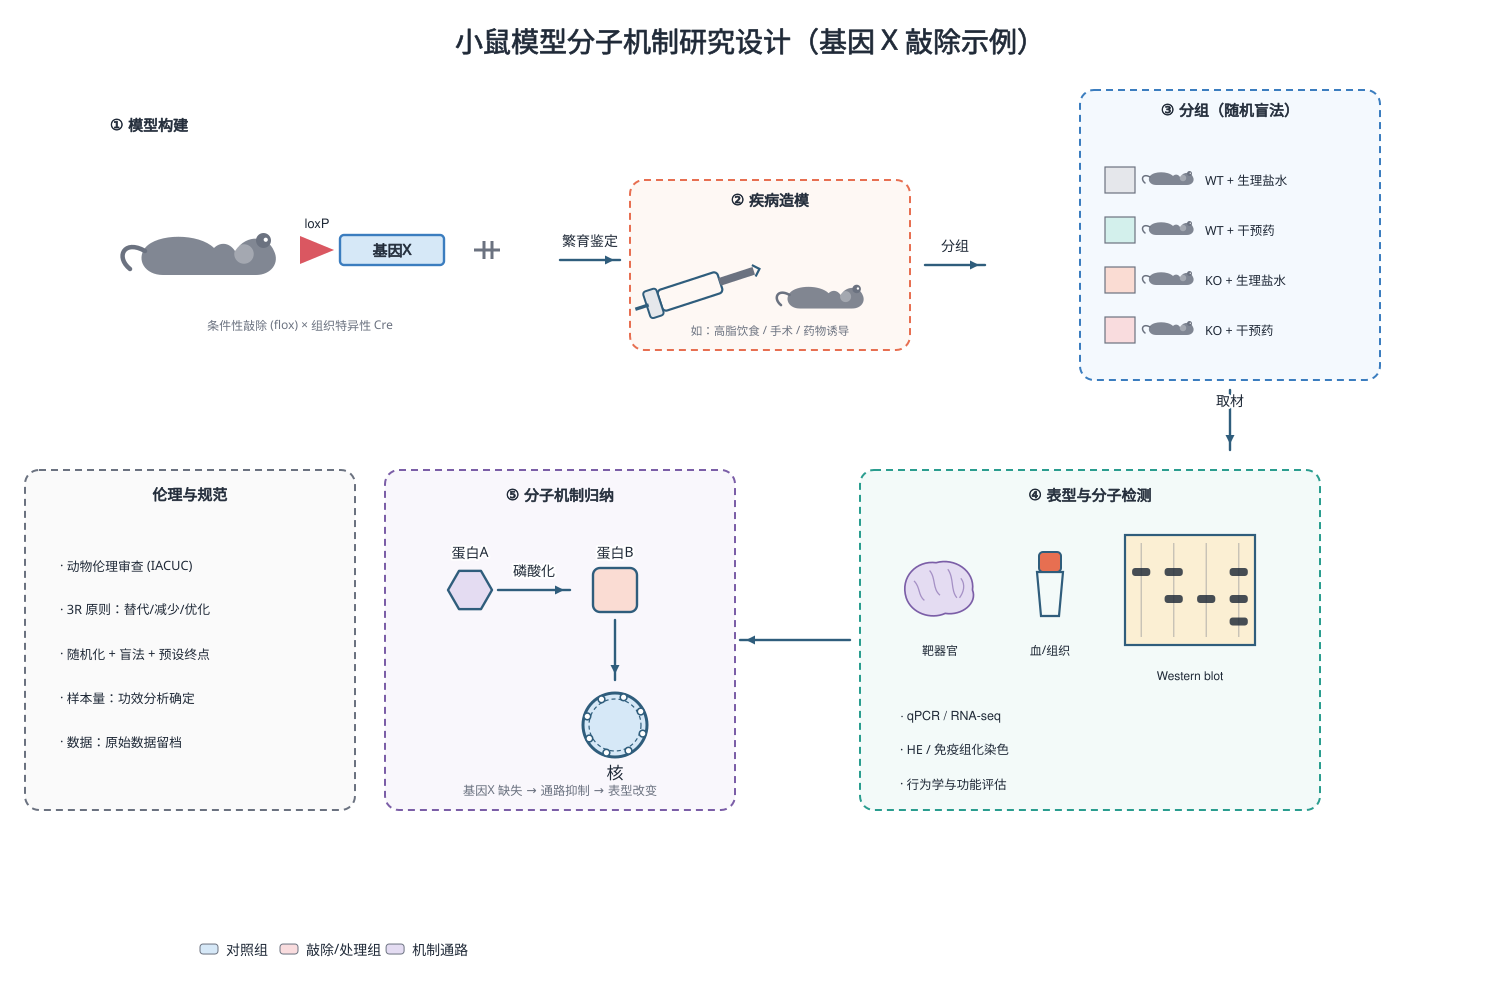

Reproduce this figure in Python.
# -*- coding: utf-8 -*-
"""分子机制研究：小鼠模型实验设计全流程（中心锚点版）"""
import os, sys
sys.path.insert(0, r"C:\Users\Administrator\.workbuddy\skills\medical-illustration\scripts")
from bio_graphics import Canvas, C

OUT = os.path.expanduser("~/.workbuddy/skills/medical-illustration/assets/examples/disciplines")
os.makedirs(OUT, exist_ok=True)

c = Canvas(1500, 1000)
c.title("小鼠模型分子机制研究设计（基因 X 敲除示例）", size=28)

# ① 模型构建
c.text(110, 130, "① 模型构建", size=15, bold=True, anchor="start")
c.add("mouse_lab", 190, 260, size=1.5, label=None)
c.add("gene_cassette", 400, 250, w=200, label=None, promoter="loxP", gene="基因X")
c.text(300, 330, "条件性敲除 (flox) × 组织特异性 Cre", size=12, fill=C["gray"])

c.arrow(560, 260, 620, 260, kind="activation", label="繁育鉴定")

# ② 造模
c.add("group_box", 770, 265, w=280, h=170, label=None, color=C["orange"], fill="#FEF8F4")
c.text(770, 205, "② 疾病造模", size=15, bold=True)
c.add("syringe", 710, 285, length=105, angle=-18, label=None)
c.add("mouse_lab", 815, 300, size=0.85, label=None)
c.text(770, 335, "如：高脂饮食 / 手术 / 药物诱导", size=11.5, fill=C["gray"])

c.arrow(925, 265, 985, 265, kind="activation", label="分组")

# ③ 分组
c.add("group_box", 1230, 235, w=300, h=290, label=None, color=C["blue"], fill="#F4F9FE")
c.text(1230, 115, "③ 分组（随机盲法）", size=15, bold=True)
groups = [("WT + 生理盐水", C["gray_l"]), ("WT + 干预药", C["teal_l"]),
          ("KO + 生理盐水", C["orange_l"]), ("KO + 干预药", C["red_l"])]
for i, (g, col) in enumerate(groups):
    yy = 180 + i * 50
    c.rect(1105, yy - 13, 30, 26, fill=col, stroke=C["gray"], width=1.2)
    c.add("mouse_lab", 1165, yy, size=0.5, label=None)
    c.text(1205, yy + 5, g, size=12.5, anchor="start")

c.arrow(1230, 390, 1230, 450, kind="activation", label="取材")

# ④ 表型与分子检测
c.add("group_box", 1090, 640, w=460, h=340, label=None, color=C["teal"], fill="#F3FAF9")
c.text(1090, 500, "④ 表型与分子检测", size=15, bold=True)
c.add("organ_brain", 940, 590, size=0.65)
c.text(940, 655, "靶器官", size=12)
c.add("microtube", 1050, 590, h=60, label=None)
c.text(1050, 655, "血/组织", size=12)
c.add("gel_lanes", 1190, 590, w=130, h=110, lanes=4,
      bands={0: [0.3], 1: [0.3, 0.6], 2: [0.6], 3: [0.3, 0.6, 0.85]}, label=None)
c.text(1190, 680, "Western blot", size=12)
for i, t in enumerate(["qPCR / RNA-seq", "HE / 免疫组化染色", "行为学与功能评估"]):
    c.text(900, 720 + i * 34, "· " + t, size=12.5, anchor="start")

c.arrow(850, 640, 740, 640, kind="activation")

# ⑤ 机制归纳
c.add("group_box", 560, 640, w=350, h=340, label=None, color=C["purple"], fill="#F9F7FC")
c.text(560, 500, "⑤ 分子机制归纳", size=15, bold=True)
c.add("protein_blob", 470, 590, r=22, shape="hexagon", fill=C["purple_l"], label="蛋白A")
c.arrow(498, 590, 570, 590, kind="activation", label="磷酸化")
c.add("protein_blob", 615, 590, r=22, shape="square", fill=C["orange_l"], label="蛋白B")
c.arrow(615, 620, 615, 680, kind="activation")
c.add("nucleus", 615, 725, r=32, label="核", nucleolus=False)
c.text(560, 795, "基因X 缺失 → 通路抑制 → 表型改变", size=12.3, fill=C["gray"])

# 伦理与规范
c.add("group_box", 190, 640, w=330, h=340, label=None, color=C["gray"], fill="#FAFAFA")
c.text(190, 500, "伦理与规范", size=15, bold=True)
for i, t in enumerate(["动物伦理审查 (IACUC)", "3R 原则：替代/减少/优化",
                       "随机化 + 盲法 + 预设终点", "样本量：功效分析确定", "数据：原始数据留档"]):
    c.text(60, 570 + i * 44, "· " + t, size=12.8, anchor="start")

c.add("legend_row", 200, 955, items=[(C["blue_l"], "对照组"), (C["red_l"], "敲除/处理组"),
                                     (C["purple_l"], "机制通路")], size=14)

c.save(os.path.join(OUT, "mouse_experiment_design.svg"))
c.export(os.path.join(OUT, "mouse_experiment_design"), formats=("png",), dpi=300)
print("mouse done")
